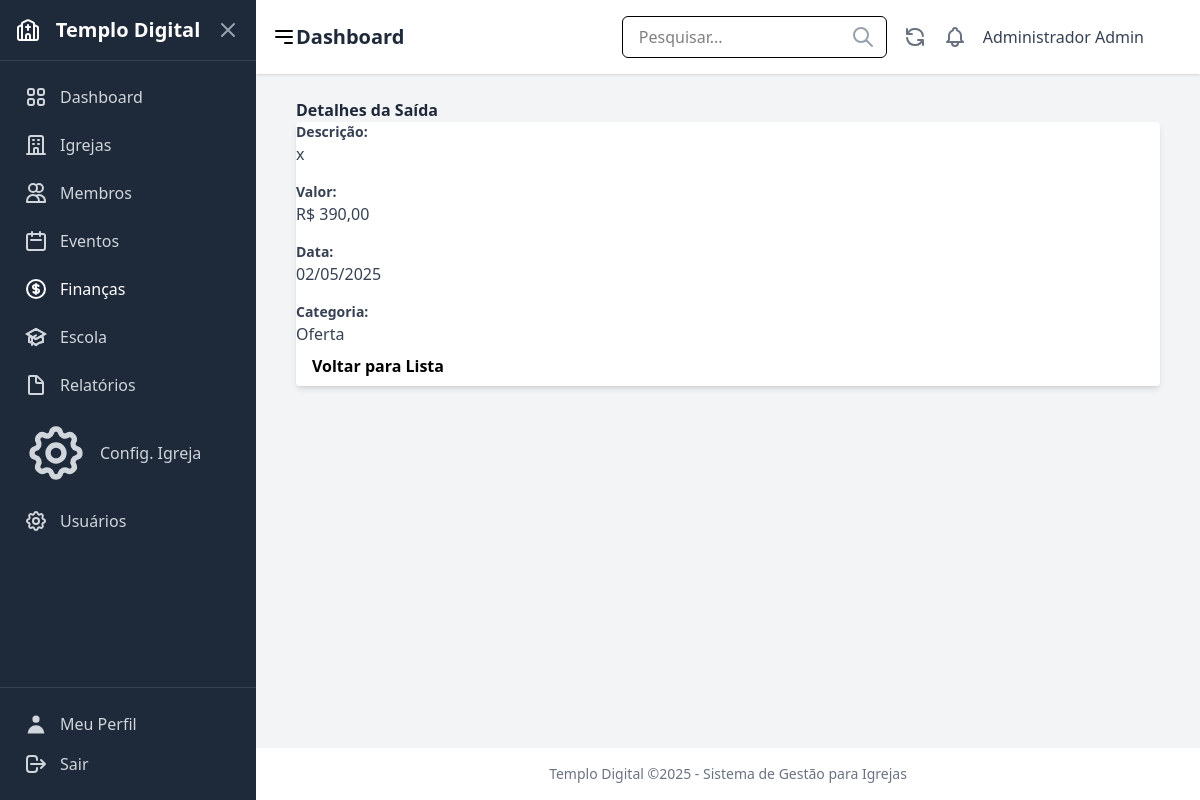
Screenshot of /financas/saidas/2/ (signed in) with the database file from the repository.
### users/models.py (models this page shows, shortened)
class CustomUser(AbstractUser):
    ROLE_CHOICES = [
        ('admin', 'Administrador'),
        ('pastor', 'Pastor'),
        ('secretario', 'Secretário'),
        ('tesoureiro', 'Tesoureiro'),
        ('lider', 'Líder'),
        ('membro', 'Membro'),
    ]
    role = models.CharField(
        _('Função'),
        max_length=20,
        choices=ROLE_CHOICES,
        default='membro',
        help_text=_('Define o nível de permissão do usuário no sistema')
    )
    phone = models.CharField(
        _('Telefone'),
        max_length=20,
        blank=True,
        null=True
    )
    address = models.TextField(
        _('Endereço'),
        blank=True,
        null=True
    )
    profile_image = models.ImageField(
        _('Imagem de Perfil'),
        upload_to='profile_images/',
        blank=True,
        null=True
    )
    class Meta:
        verbose_name = _('Usuário')
        verbose_name_plural = _('Usuários')

### finances/models.py (models this page shows, shortened)
class Expense(models.Model):
    PAYMENT_METHOD_CHOICES = [
        ('dinheiro', 'Dinheiro'),
        ('pix', 'PIX'),
        ('cartao', 'Cartão'),
        ('transferencia', 'Transferência'),
        ('cheque', 'Cheque'),
        ('outro', 'Outro'),
    ]
    date = models.DateField(verbose_name="Data")
    amount = models.DecimalField(max_digits=10, decimal_places=2, verbose_name="Valor")
    description = models.CharField(max_length=255, verbose_name="Descrição")
    category = models.ForeignKey(Category, on_delete=models.PROTECT, verbose_name="Categoria")
    church = models.ForeignKey(Church, on_delete=models.CASCADE, verbose_name="Igreja")
    payment_method = models.CharField(max_length=15, choices=PAYMENT_METHOD_CHOICES, default='dinheiro', verbose_name="Forma de Pagamento")
    receipt = models.FileField(upload_to='comprovantes/saidas/', null=True, blank=True, verbose_name="Comprovante")
    created_at = models.DateTimeField(auto_now_add=True, verbose_name="Criado em")
    updated_at = models.DateTimeField(auto_now=True, verbose_name="Atualizado em")
    class Meta:
        verbose_name = "Saída"
        verbose_name_plural = "Saídas"
        ordering = ['-date']

class Category(models.Model):
    TYPE_CHOICES = [
        ('entrada', 'Entrada'),
        ('saida', 'Saída'),
        ('ambos', 'Ambos'),
    ]
    name = models.CharField(max_length=100, verbose_name="Nome")
    category_type = models.CharField(max_length=10, choices=TYPE_CHOICES, default='ambos', verbose_name="Tipo")
    description = models.TextField(blank=True, null=True, verbose_name="Descrição")
    class Meta:
        verbose_name = "Categoria"
        verbose_name_plural = "Categorias"
        ordering = ['name']

### finances/views.py (the view)
# urls.py: path('saidas/<int:pk>/', views.expense_detail, name='expense_detail'),
@login_required
def expense_detail(request, pk):
    expense = get_object_or_404(Expense, pk=pk)
    return render(request, 'finances/expense_detail.html', {
        'expense': expense,
        'active_menu': 'finances',
    })

### finances/templates/finances/expense_detail.html (shortened to what this page needs)
{% extends 'core/base.html' %}
{% load static %}
{% block content %}
<div class="container mx-auto px-4 py-8">
    <h1 class="text-3xl font-bold text-gray-800 mb-6">Detalhes da Saída</h1>
    <div class="bg-white shadow-md rounded px-8 pt-6 pb-8 mb-4">
        <div class="mb-4">
            <strong class="block text-gray-700 text-sm font-bold mb-2">Descrição:</strong>
            <p class="text-gray-700 text-base">{{ expense.description }}</p>
        </div>
        <div class="mb-4">
            <strong class="block text-gray-700 text-sm font-bold mb-2">Valor:</strong>
            <p class="text-gray-700 text-base">R$ {{ expense.amount|floatformat:2 }}</p>
        </div>
        <div class="mb-4">
            <strong class="block text-gray-700 text-sm font-bold mb-2">Data:</strong>
            <p class="text-gray-700 text-base">{{ expense.date|date:"d/m/Y" }}</p>
        </div>
        <div class="mb-6">
            <strong class="block text-gray-700 text-sm font-bold mb-2">Categoria:</strong>
            <p class="text-gray-700 text-base">{{ expense.category.name|default:"Sem Categoria" }}</p>
        </div>
        <div class="flex items-center justify-between">
            <a href="{% url 'finances:expense_list' %}" class="text-gray-600 hover:text-gray-800 font-bold py-2 px-4 rounded focus:outline-none focus:shadow-outline">
                Voltar para Lista
            </a>
            <div>
                <a href="{% url 'finances:expense_update' expense.pk %}" class="bg-yellow-500 hover:bg-yellow-700 text-white font-bold py-2 px-4 rounded focus:outline-none focus:shadow-outline mr-2">
                </a>
                <a href="{% url 'finances:expense_delete' expense.pk %}" class="bg-red-500 hover:bg-red-700 text-white font-bold py-2 px-4 rounded focus:outline-none focus:shadow-outline">
                </a>
            </div>
        </div>
    </div>
</div>
{% endblock %}

### core/templates/core/base.html (shortened to what this page needs)
{% load static tailwind_tags %}
<!DOCTYPE html>
<html lang="pt-br">
  <head>
    {% tailwind_css %}
  </head>
  <body class="bg-gray-100 ml-64" x-data="{ isSidebarOpen: false }">
    <div class="flex min-h-screen">
      {% if user.is_authenticated %}
      <aside
        class="w-64 bg-gray-800 text-white flex flex-col fixed inset-y-0 left-0 z-30 transform -translate-x-full md:translate-x-0 transition-transform duration-300 ease-in-out"
        :class="{ 'translate-x-0': isSidebarOpen }"
        x-cloak
      >
      {% include "parts/sidebar.html" %}
        <div class="p-4 border-t border-gray-700">
          <a href="{% url 'users:profile' %}" class="flex items-center p-2 text-gray-300 hover:bg-gray-700 hover:text-white rounded-md mb-2">
            {% include 'icons/profile.html' %} <span class="ml-3">Meu Perfil</span>
          </a>
          <form method="post" action="{% url 'users:logout' %}">
            <button type="submit" class="flex items-center w-full p-2 text-gray-300 hover:bg-gray-700 hover:text-white rounded-md cursor-pointer">
                {% include 'icons/logout.html' %} <span class="ml-3">Sair</span>
            </button>
          </form>
        </div>
      </aside>
      {% endif %}
      <div class="flex-1 flex flex-col {% if user.is_authenticated %}md:ml-64{% endif %}">
          {% if user.is_authenticated %}
          <header class="bg-white shadow-sm p-4 flex justify-between items-center sticky top-0 z-10">
            <div class="flex items-center">
              <button @click="isSidebarOpen = !isSidebarOpen" class="md:hidden mr-4 text-gray-600 hover:text-gray-800">
                <svg class="w-6 h-6" fill="none" stroke="currentColor" viewBox="0 0 24 24" xmlns="http://www.w3.org/2000/svg"><path stroke-linecap="round" stroke-linejoin="round" stroke-width="2" d="M4 6h16M4 12h16m-7 6h7"></path></svg>
              </button>
              <h1 class="text-xl md:text-2xl font-semibold text-gray-800">
                {% block page_title %}Dashboard{% endblock %}
              </h1>
            </div>
            <div class="flex items-center space-x-4">
              <div class="relative hidden md:block">
                <input type="text" placeholder="Pesquisar..." class="px-4 py-2 border rounded-md focus:outline-none focus:ring-2 focus:ring-sky-500" />
                <span class="absolute right-3 top-1/2 transform -translate-y-1/2 text-gray-400">{% include 'icons/pesquisar.html' %}</span>
              </div>
              <button class="text-gray-500 hover:text-gray-700 hidden md:block">{% include 'icons/atualizar.html' %}</button>
              <button class="text-gray-500 hover:text-gray-700">{% include 'icons/notificacoes.html' %}</button>
              <div class="flex items-center space-x-2">
                <span class="text-gray-700 hidden sm:inline">{{ user.get_full_name|default:user.username }}</span>
                {% if user.profile_image %}
                  <img src="{{ user.profile_image.url }}" alt="User Avatar" class="w-8 h-8 rounded-full object-cover" />
                {% else %}
                  <div class="w-8 h-8 rounded-full bg-sky-500 flex items-center justify-center text-white font-semibold">
                  </div>
                {% endif %}
              </div>
            </div>
          </header>
          {% endif %}
          <main class="flex-grow p-6">
            {% block content %}{% endblock %}
          </main>
          {% if user.is_authenticated %}
          <footer class="bg-white text-center p-4 text-sm text-gray-500 mt-auto">
            <p>Templo Digital ©{% now 'Y' %} - Sistema de Gestão para Igrejas</p>
          </footer>
          {% endif %}
      </div>
    </div>
  </body>
</html>

### rows the page displays
CustomUser: get_full_name "Administrador Admin"
Expense: description "x", amount "390,00", date "02/05/2025", category.name "Oferta"
